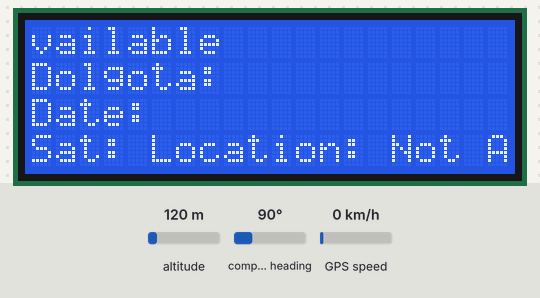
The sketch below on a simulated Arduino Uno, built with avr-gcc and run on an emulated ATmega328P. Shown: 20×4 character LCD. Inputs (shaded band) come from the test bench; at power-on: altitude 120 m, compass heading 90°, GPS speed 0 km/h. The GPS gets a fix after 3 s at 37.7749, -122.4194 with 8 satellites; what the sketch prints to the serial monitor is not drawn.

Above: at 0.2 s.
At 1.2 s:
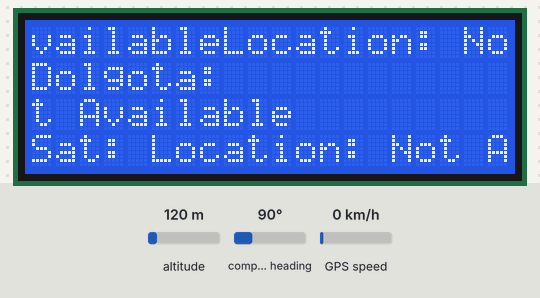
At 2.3 s:
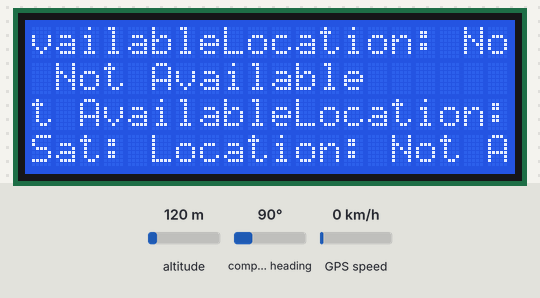
At 3.3 s:
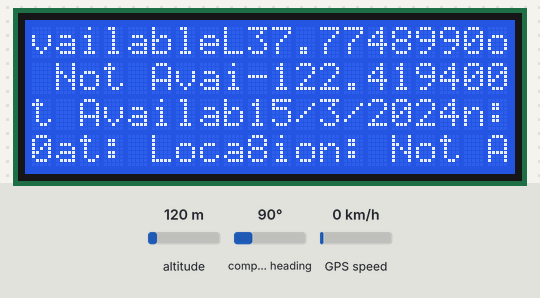

The sketch:

opred_gps.ino
```cpp
#include <LiquidCrystalRus.h>
#include <LiquidCrystal_I2C.h>
#include <TinyGPS++.h>                  // Подключение библиотеки TinyGPS
#include <SoftwareSerial.h>             // Подключение библиотеки SoftwareSerial
float lat = 28.5458, lon = 77.1703;

String latit;
String longit;
String sat;
int RXPin = 2;                          // Указываем вывод подключения RX
int TXPin = 3;                          // Указываем вывод подключения TX

int GPSBaud = 9600;                     // Указываем скорость передачи с NEO-6M

LiquidCrystal_I2C lcd(0x3f, 20, 4);

TinyGPSPlus gps;                        // Создание объекта
SoftwareSerial gpsSerial(RXPin, TXPin); // Создайте последовательный связь под названием "gpsSerial"

void setup()
{
  Serial.begin(9600);                   // Запускаем последовательный порт с ПК на скорости 9600
  gpsSerial.begin(GPSBaud);             // Запустите последовательный порт с NEO-6M на скорости 9600
  lcd.begin();
  lcd.backlight();
  lcd.print("Shirota: ");
  lcd.setCursor(0,1);
  lcd.print("Dolgota: ");
  lcd.setCursor(0,2);
  lcd.print("Date:");
  lcd.setCursor(0,3);
  lcd.print("Sat: ");
}

void loop()
{
  while (gpsSerial.available() > 0)
    if (gps.encode(gpsSerial.read()))
      displayInfo();

  // Если нет данных в течении 5000 миллисекунд, пишем сообщение об ошибки
  if (millis() > 5000 && gps.charsProcessed() < 10)
  {
    Serial.println("No GPS detected");
    while(true);
  }

}

void displayInfo()
{
  if (gps.location.isValid())
  {
    //while(gps.location.isValid()){
    latit = String(gps.location.lat(), 7);
    longit = String(gps.location.lng(), 7);
    sat = String(gps.satellites.value());
    lcd.setCursor(9, 0);
    lcd.print(latit);
    lcd.setCursor(9,1);
    lcd.print(longit);
    lcd.setCursor(9,2);
    lcd.print(String(gps.date.day())+"/"+String(gps.date.month())+"/"+String((gps.date.year())));
    lcd.setCursor(9,3);
    lcd.print(sat);
    delay(1200);
  }
  else
  {
    Serial.println("Location: Not Available");
    lcd.print("Location: Not Available");
  }

  Serial.print("Date: ");
  if (gps.date.isValid())
  {
    Serial.print(gps.date.month());
    Serial.print("/");
    Serial.print(gps.date.day());
    Serial.print("/");
    Serial.println(gps.date.year());
  }
  else
  {
    Serial.println("Not Available");
  }

  Serial.print("Time: ");
  if (gps.time.isValid())
  {
    if (gps.time.hour() < 10) Serial.print(F("0"));
    Serial.print(gps.time.hour());
    Serial.print(":");
    if (gps.time.minute() < 10) Serial.print(F("0"));
    Serial.print(gps.time.minute());
    Serial.print(":");
    if (gps.time.second() < 10) Serial.print(F("0"));
    Serial.print(gps.time.second());
    Serial.print(".");
    if (gps.time.centisecond() < 10) Serial.print(F("0"));
    Serial.println(gps.time.centisecond());
  }
  else
  {
    Serial.println("Not Available");
  }

  Serial.println();
  Serial.println();
  delay(1000);
}
```

Measured:
- what the display in image 1 shows lasts 1.0 s, from 1.2 s to 2.2 s
- what the display in image 2 shows lasts 1.1 s, from 2.2 s to 3.3 s
